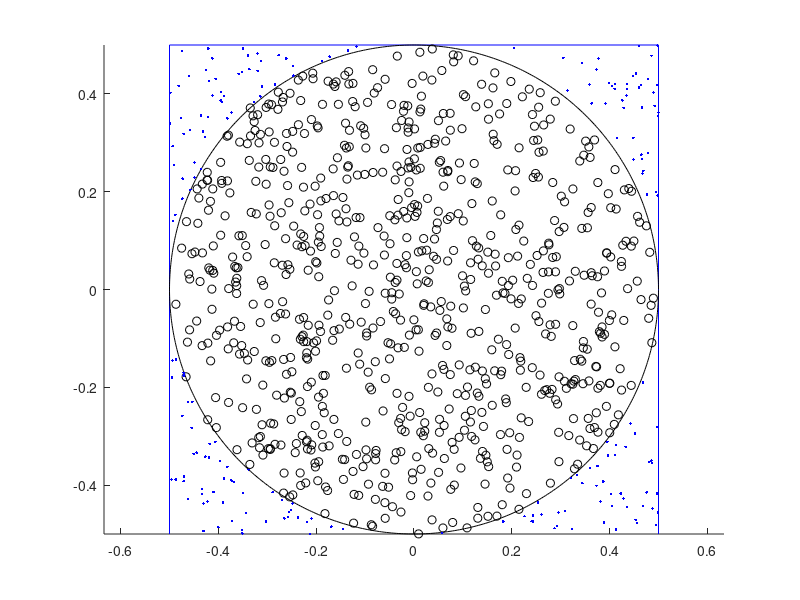

The MATLAB source for this figure:

%Estimate pi using a Monte Carlo approach
clear all;                          %clear 
close all;                          %close all figures
NumSamples=1000;                    %Number of samples to be generated
L=1;      
%Square side [A.U.]
R=L/2;                              %Radius
Inside=0;                           %Number of points inside the circle
figure;                             %Open a new figure
hold on;
axis equal;                         %1-1 aspect ratio 
plot([-R,-R,R,R],[-R,R,R,-R],'b');  %Plot square
theta=0:0.01:2*pi; plot(R*cos(theta), R*sin(theta),'k');  %Plot circle
for k=1:NumSamples
    x=rand()-R;                     %x coordinate of the point
    y=rand()-R;                     %y coordinate of the point
    if sqrt(x*x+y*y)<=R             %is it inside?
        Inside=Inside+1;            %yes! increment Inside
        plot(x,y,'ko');             %plot a round marker
    else
        plot(x,y,'b.');             %no, plot a dot
    end    
end
Pi=4*Inside/NumSamples;             %Approximiation of pi